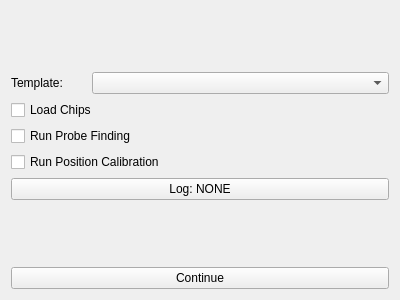
<?xml version="1.0" encoding="UTF-8"?>
<ui version="4.0">
 <class>DicedChip_ConfigureForm</class>
 <widget class="QWidget" name="DicedChip_ConfigureForm">
  <property name="geometry">
   <rect>
    <x>0</x>
    <y>0</y>
    <width>400</width>
    <height>300</height>
   </rect>
  </property>
  <property name="sizePolicy">
   <sizepolicy hsizetype="Fixed" vsizetype="Preferred">
    <horstretch>0</horstretch>
    <verstretch>0</verstretch>
   </sizepolicy>
  </property>
  <property name="minimumSize">
   <size>
    <width>400</width>
    <height>0</height>
   </size>
  </property>
  <property name="windowTitle">
   <string>Form</string>
  </property>
  <layout class="QVBoxLayout" name="verticalLayout">
   <item>
    <spacer name="verticalSpacer_2">
     <property name="orientation">
      <enum>Qt::Vertical</enum>
     </property>
     <property name="sizeHint" stdset="0">
      <size>
       <width>20</width>
       <height>40</height>
      </size>
     </property>
    </spacer>
   </item>
   <item>
    <layout class="QHBoxLayout" name="horizontalLayout">
     <item>
      <widget class="QLabel" name="label">
       <property name="maximumSize">
        <size>
         <width>75</width>
         <height>16777215</height>
        </size>
       </property>
       <property name="text">
        <string>Template:</string>
       </property>
       <property name="buddy">
        <cstring>templateComboBox</cstring>
       </property>
      </widget>
     </item>
     <item>
      <widget class="QComboBox" name="templateComboBox"/>
     </item>
    </layout>
   </item>
   <item>
    <widget class="QCheckBox" name="loadChipsCheckBox">
     <property name="text">
      <string>Load Chips</string>
     </property>
    </widget>
   </item>
   <item>
    <widget class="QCheckBox" name="runProbeFindingCheckBox">
     <property name="text">
      <string>Run Probe Finding</string>
     </property>
    </widget>
   </item>
   <item>
    <widget class="QCheckBox" name="runPositionCalibrationCheckBox">
     <property name="text">
      <string>Run Position Calibration</string>
     </property>
    </widget>
   </item>
   <item>
    <widget class="QPushButton" name="logPushButton">
     <property name="text">
      <string>Log: NONE</string>
     </property>
    </widget>
   </item>
   <item>
    <spacer name="verticalSpacer">
     <property name="orientation">
      <enum>Qt::Vertical</enum>
     </property>
     <property name="sizeHint" stdset="0">
      <size>
       <width>20</width>
       <height>40</height>
      </size>
     </property>
    </spacer>
   </item>
   <item>
    <widget class="QPushButton" name="donePushButton">
     <property name="text">
      <string>Continue</string>
     </property>
    </widget>
   </item>
  </layout>
 </widget>
 <resources/>
 <connections/>
</ui>
